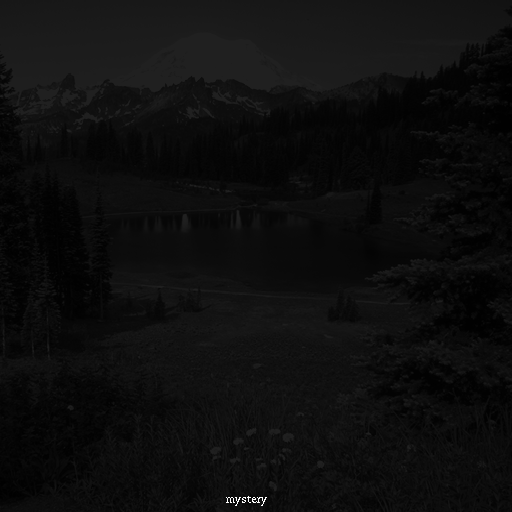
#> input picture hmwk3/mystery.png, 512 x 512 px
$ python example-python.py
#> lines starting #> are read from the running program, lines starting #| are printed output that depends on the picture; long printed decimals are rounded
from __future__ import division  # makes it so 4/5 != 0 but = .8 (thanks to Jeff Lund for the tip)
import numpy as np
import matplotlib.pyplot as plt
import pylab as pl


def colorImgExp():
    """
    Color image example
    """
    # load an image
    img = pl.imread("mystery.png")
#> img is the input picture: shape (512, 512, 3) float32; min 0, max 1, mean 0.0538
    pl.imshow(img)
    plt.show()

    # get one pixel value
    print ((img[0, 0, :]))
#| [0.0902 0.0902 0.0902]

    # create some histograms
    plt.hist(img[:, 0], bins=256)
    plt.title("Red Histogram")
    plt.xlabel("Red intensities")
    plt.ylabel("Number of pixels")
    plt.show()
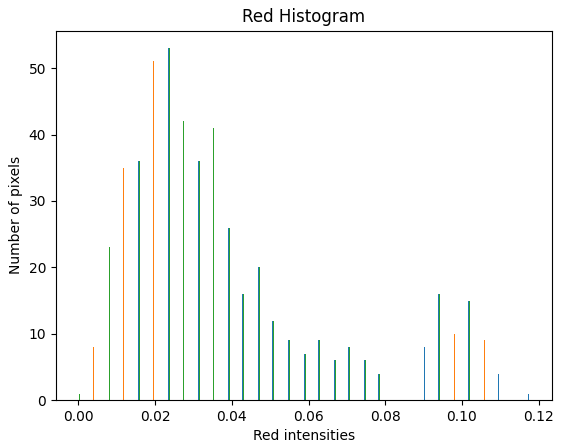
#> figure drawn by matplotlib, 1 panel; tallest bar 53 high, from x = 0.0235 to 0.0236; tallest bar 53 high, from x = 0.0236 to 0.0237; tallest bar 53 high, from x = 0.0237 to 0.0239

    plt.hist(img[:, 1], bins=256)
    plt.title("Green Histogram")
    plt.xlabel("Green intensities")
    plt.ylabel("Number of pixels")
    plt.show()
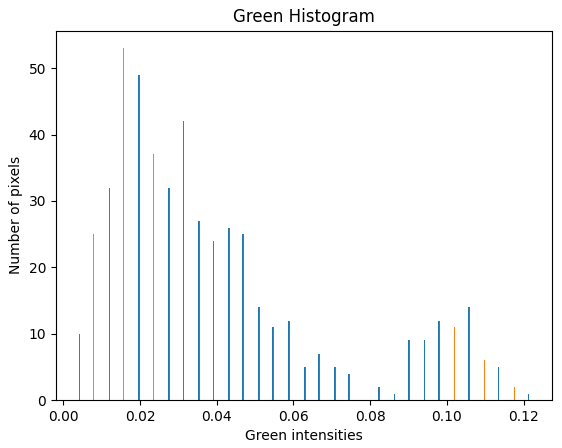
#> figure drawn by matplotlib, 1 panel; tallest bar 53 high, from x = 0.0155 to 0.0156; tallest bar 53 high, from x = 0.0156 to 0.0157; tallest bar 53 high, from x = 0.0157 to 0.0158

    plt.hist(img[:, 2], bins=256)
    plt.title("Blue Histogram")
    plt.xlabel("Blue intensities")
    plt.ylabel("Number of pixels")
    plt.show()
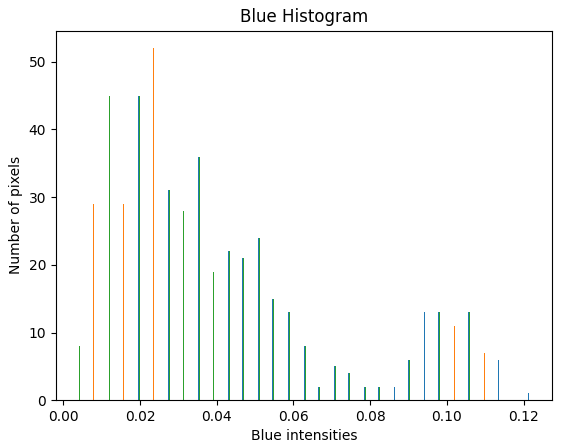
#> figure drawn by matplotlib, 1 panel; tallest bar 52 high, from x = 0.0233 to 0.0234; tallest bar 52 high, from x = 0.0234 to 0.0235; tallest bar 52 high, from x = 0.0235 to 0.0236

    # do pixel-by-pixel negation
    negImg = np.zeros(img.shape)
    for r in range(img.shape[0]):
        for c in range(img.shape[1]):
            negImg[r, c] = 1.0 - img[r, c]
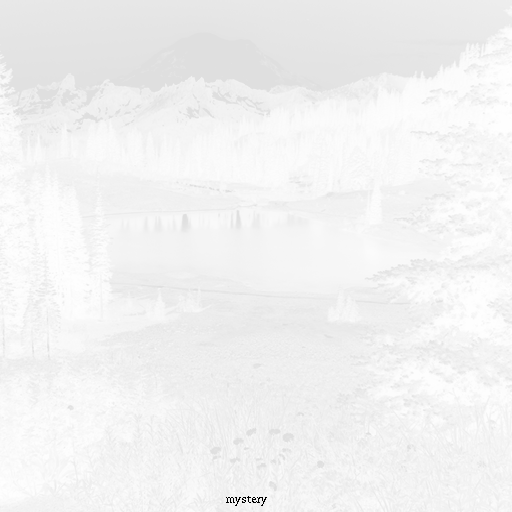
#> negImg: shape (512, 512, 3) float64; min 0, max 1, mean 0.946

    # store it in a new image
    pl.imshow(negImg)
    plt.show()


def grayImgExp():
    """
    Gray image examples. Credit it to Tim Price for some of the ideas
    listed below.
    """
    # load color image
    img = pl.imread("mystery.png")

    # convert it to grayscale
    grayImg = (0.299 * img[:, :, 0]) + (0.587 * img[:, :, 1]) + (0.144 * img[:, :, 2])
    grayImg *= 255
    grayImg = np.around(grayImg).astype(int)

    # show the image
    pl.imshow(grayImg, cmap=pl.cm.Greys_r)
    plt.show()


def main():
    colorImgExp()
    grayImgExp()

# boiler-plate code
if __name__ == "__main__":
    main()
